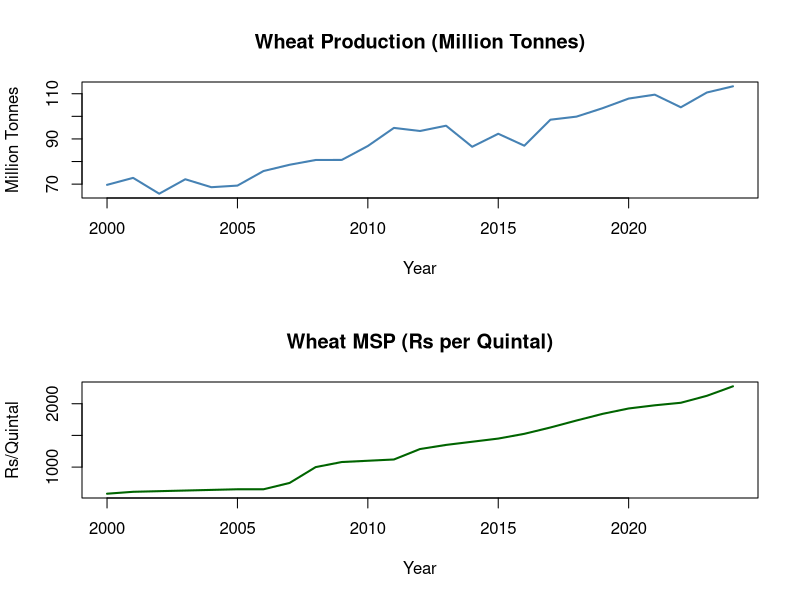
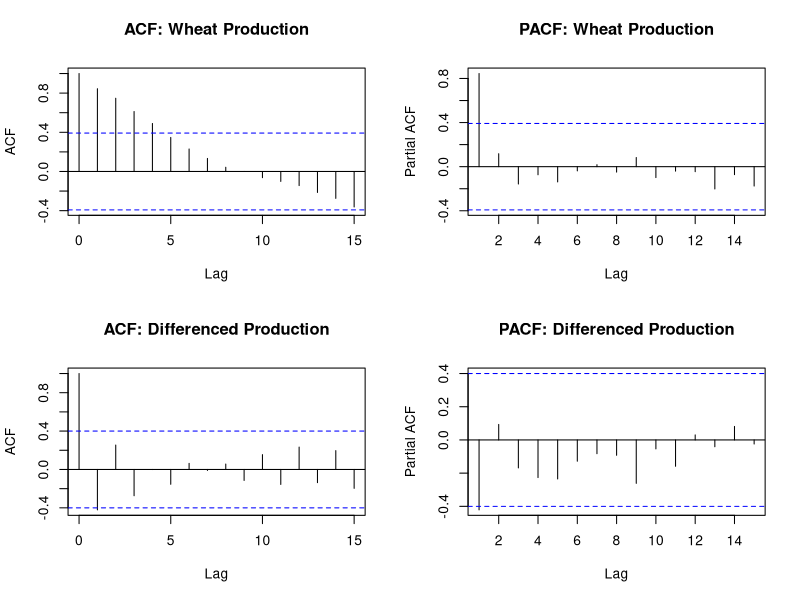
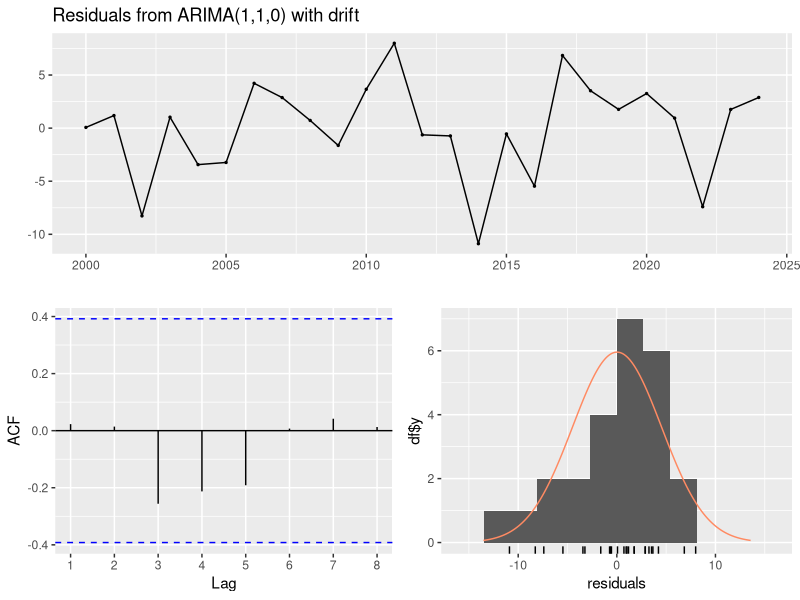
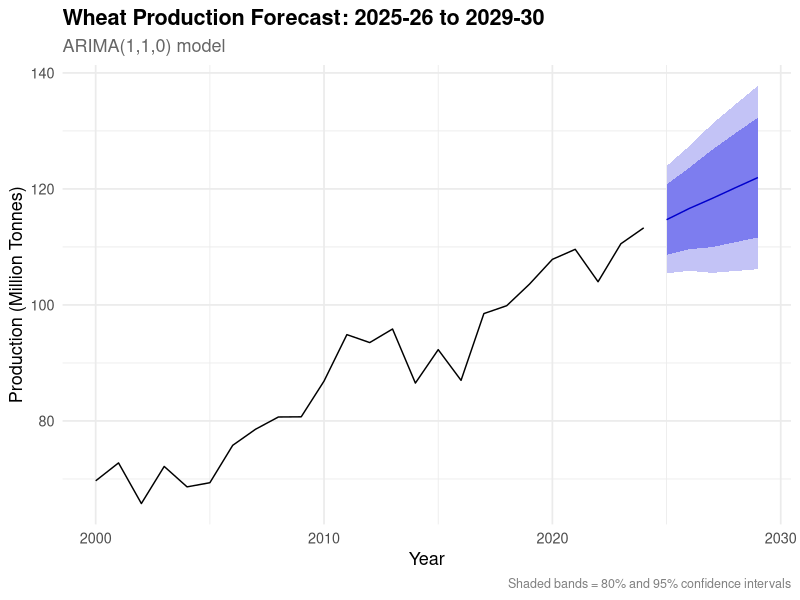
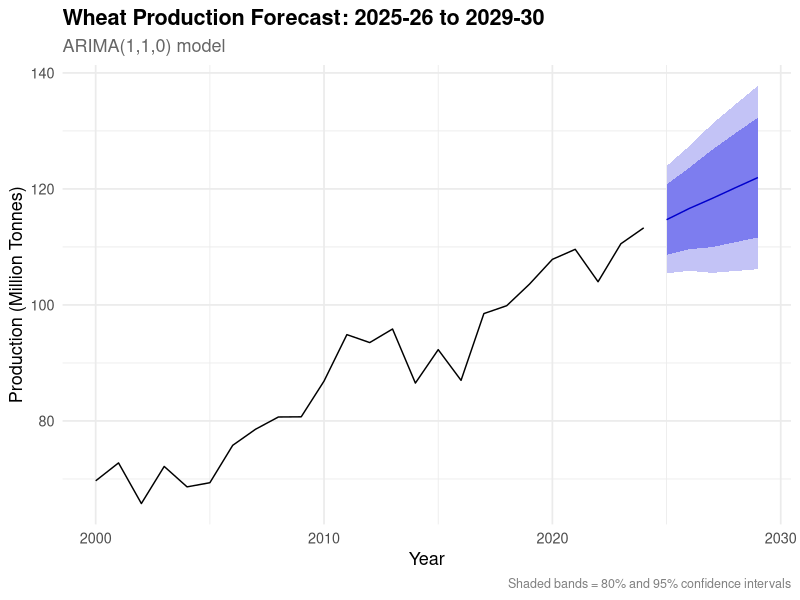

These figures' R source, in order:
# ── Load packages ──────────────────────────────────────────────────────────────
library(tidyverse)
library(forecast)
library(tseries)
library(here)

# ── Load clean data ────────────────────────────────────────────────────────────
wheat <- read_csv(here("data_clean", "wheat_clean.csv"))

# ── Fix production unit (lakh tonnes → million tonnes) ────────────────────────
# 1 lakh = 100,000
# 1 million = 1,000,000
# So 1 million tonnes = 10 lakh tonnes
# Therefore divide lakh tonnes by 10 to get million tonnes

wheat <- wheat %>%
  mutate(production_mt = production_lakh_tonnes / 1000)

# Verify the fix
summary(wheat$production_mt)
# ── Create ts objects ──────────────────────────────────────────────────────────

prod_ts <- ts(wheat$production_mt,
              start     = 2000,
              frequency = 1)

msp_ts <- ts(wheat$msp_rs_per_quintal,
             start     = 2000,
             frequency = 1)

print(prod_ts)
print(msp_ts)
# ── Base R time series plot ────────────────────────────────────────────────────

par(mfrow = c(2, 1))

plot(prod_ts,
     main = "Wheat Production (Million Tonnes)",
     ylab = "Million Tonnes",
     xlab = "Year",
     col  = "steelblue",
     lwd  = 2)

plot(msp_ts,
     main = "Wheat MSP (Rs per Quintal)",
     ylab = "Rs/Quintal",
     xlab = "Year",
     col  = "darkgreen",
     lwd  = 2)

par(mfrow = c(1, 1))
# ── ADF Test ───────────────────────────────────────────────────────────────────

cat("=== ADF Test: Wheat Production ===\n")
adf_prod <- adf.test(prod_ts)
print(adf_prod)

cat("\n=== ADF Test: Wheat MSP ===\n")
adf_msp <- adf.test(msp_ts)
print(adf_msp)
# ── ACF and PACF ───────────────────────────────────────────────────────────────

par(mfrow = c(2, 2))

acf(prod_ts,
    main    = "ACF: Wheat Production",
    lag.max = 15)

pacf(prod_ts,
     main    = "PACF: Wheat Production",
     lag.max = 15)

acf(diff(prod_ts),
    main    = "ACF: Differenced Production",
    lag.max = 15)

pacf(diff(prod_ts),
     main    = "PACF: Differenced Production",
     lag.max = 15)

par(mfrow = c(1, 1))
# ── Fit ARIMA ──────────────────────────────────────────────────────────────────

cat("Fitting ARIMA model...\n")

arima_model <- auto.arima(prod_ts,
                          stepwise      = FALSE,
                          approximation = FALSE,
                          trace         = TRUE)

summary(arima_model)
# ── Residual check ─────────────────────────────────────────────────────────────

checkresiduals(arima_model)
# ── Forecast 2025 to 2029 ──────────────────────────────────────────────────────

wheat_forecast <- forecast(arima_model, h = 5)

print(wheat_forecast)

autoplot(wheat_forecast) +
  labs(
    title    = "Wheat Production Forecast: 2025-26 to 2029-30",
    subtitle = paste0("ARIMA(",
                      arimaorder(arima_model)[1], ",",
                      arimaorder(arima_model)[2], ",",
                      arimaorder(arima_model)[3], ") model"),
    x        = "Year",
    y        = "Production (Million Tonnes)",
    caption  = "Shaded bands = 80% and 95% confidence intervals"
  ) +
  theme_minimal(base_size = 13) +
  theme(
    plot.title    = element_text(face = "bold"),
    plot.subtitle = element_text(color = "grey40"),
    plot.caption  = element_text(color = "grey50", size = 9)
  )

ggsave(here("outputs", "plot6_arima_forecast.png"),
       width = 10, height = 6, dpi = 300)
# ── Save forecast values ────────────────────────────────────────────────────────

forecast_df <- data.frame(
  year           = 2025:2029,
  point_forecast = as.numeric(wheat_forecast$mean),
  lower_80       = as.numeric(wheat_forecast$lower[, 1]),
  upper_80       = as.numeric(wheat_forecast$upper[, 1]),
  lower_95       = as.numeric(wheat_forecast$lower[, 2]),
  upper_95       = as.numeric(wheat_forecast$upper[, 2])
)

print(forecast_df)

write_csv(forecast_df, here("data_clean", "wheat_forecast.csv"))
cat("Forecast saved!\n")
